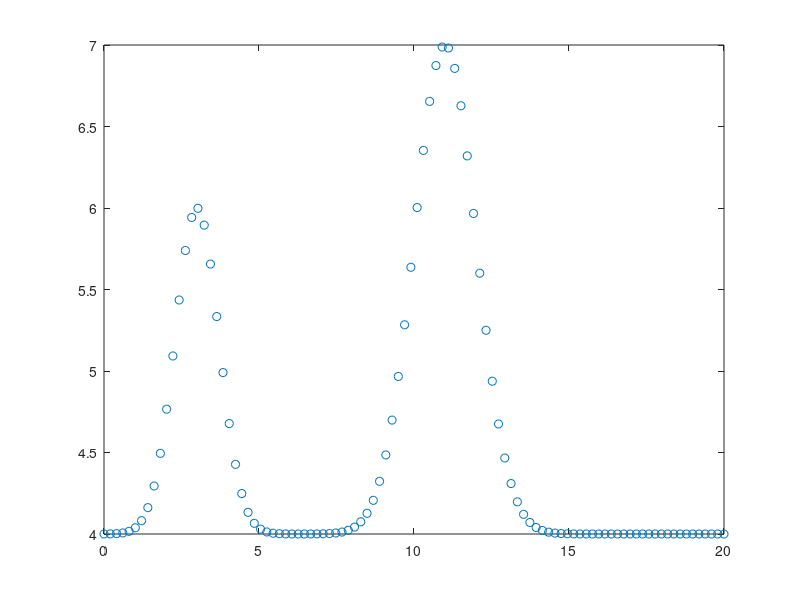

MATLAB code to generate this figure: (Note: this script raises an error after producing the figure.)
function generate_noisy_gaussians
% Generates noisy gaussians and writes to file

% Variables
output_file_string = '../data/noisy_gaussians.xlsx';

% Code

t = linspace(0, 20, 100)
y = 4 + 2*exp(-1*(t-3).^2) + 3*exp(-0.5*(t-11).^2);

figure(1);
clf
plot(t,y,'o');

d = table(t',y', 'VariableNames',{'t','y'});

try
    delete(output_file_string);
end
writetable(d, output_file_string);